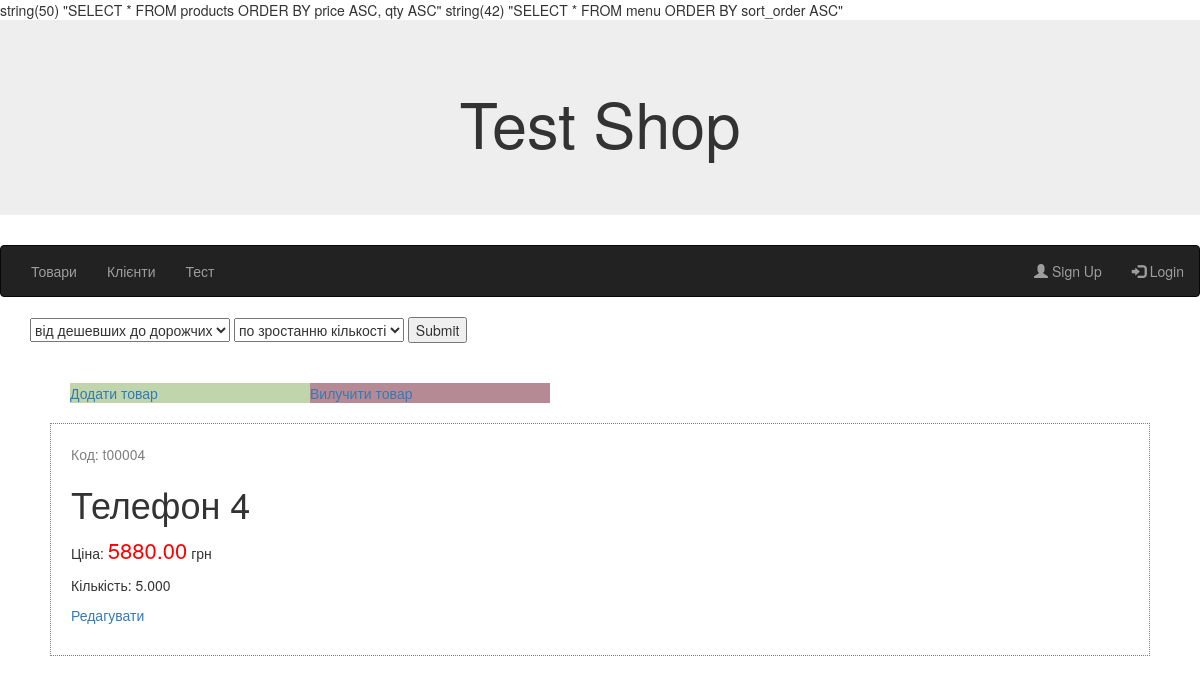
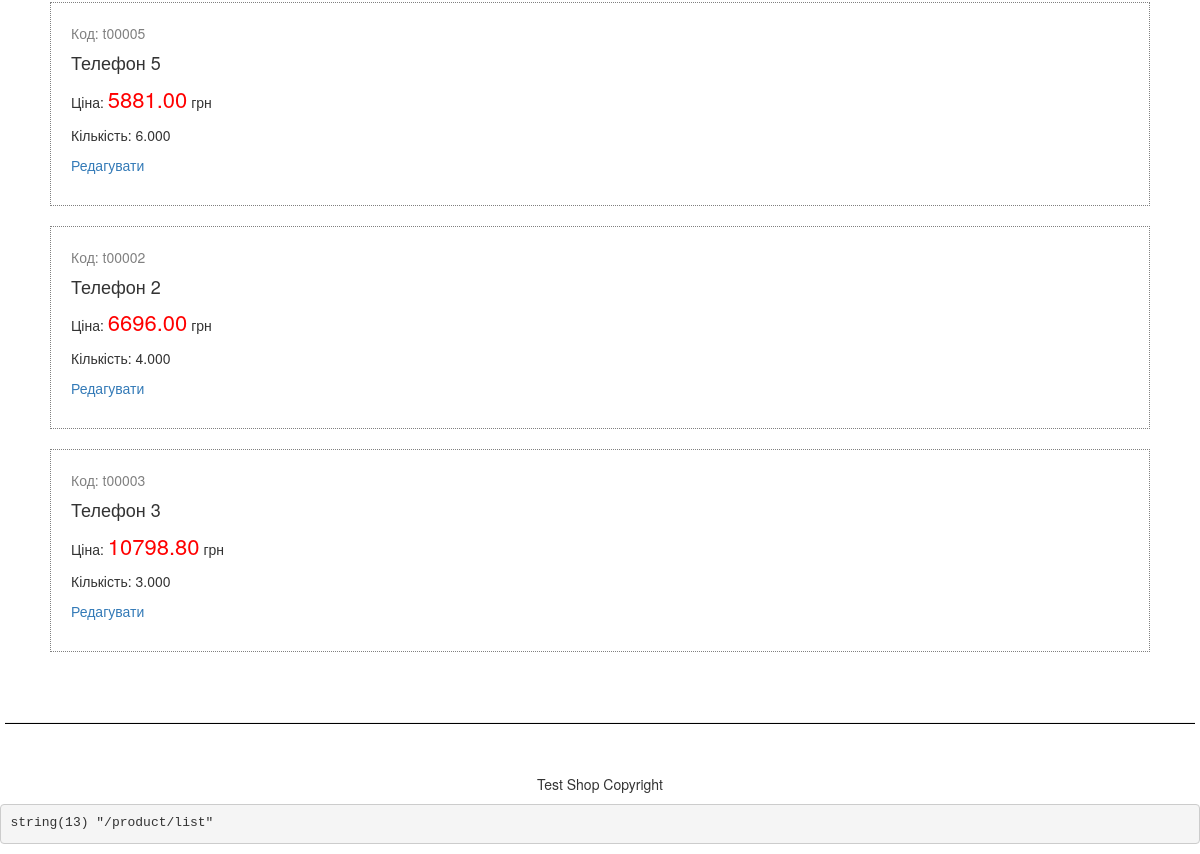
Before: /product/list with the older database file (2 pictures, top to bottom).
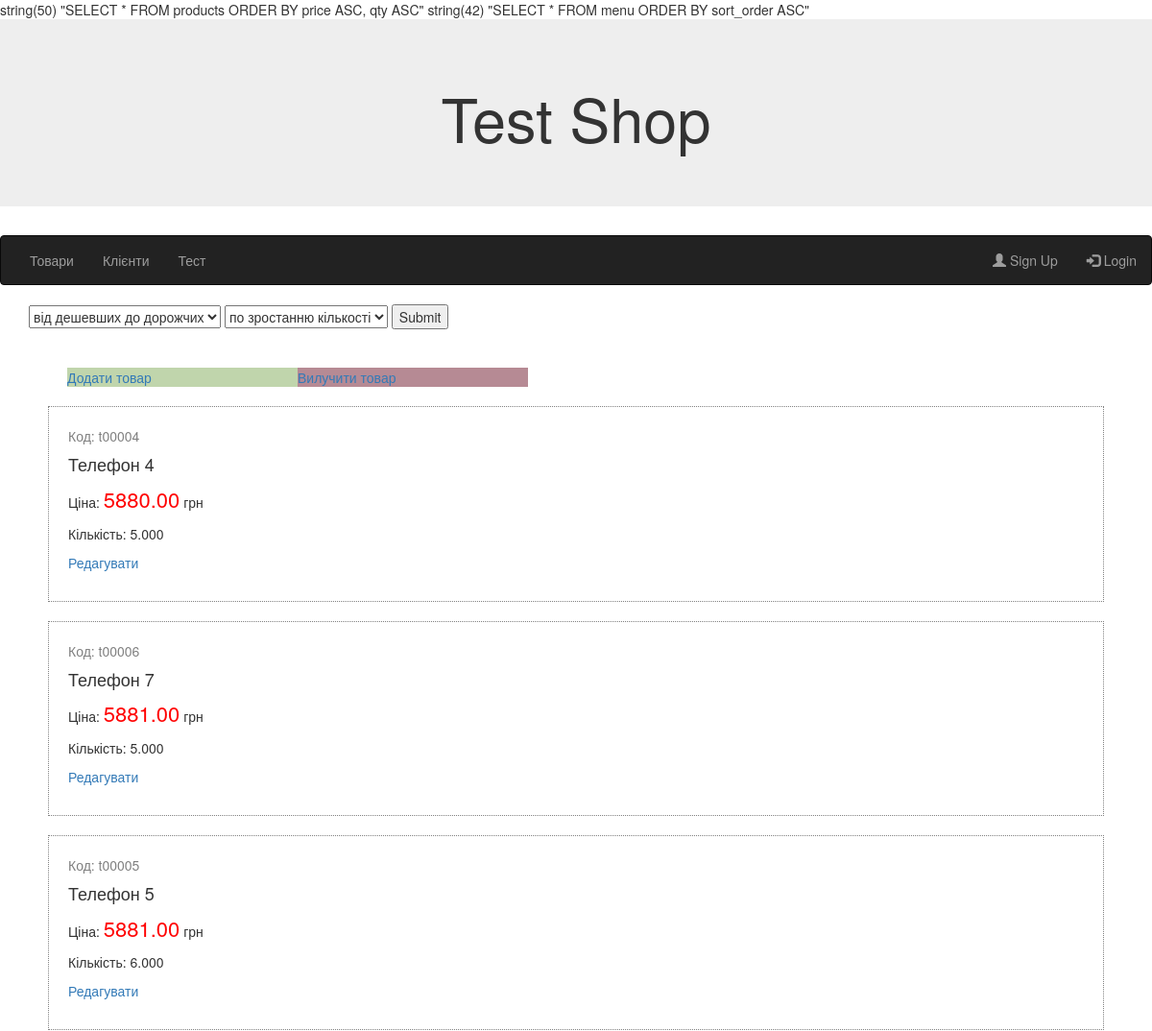
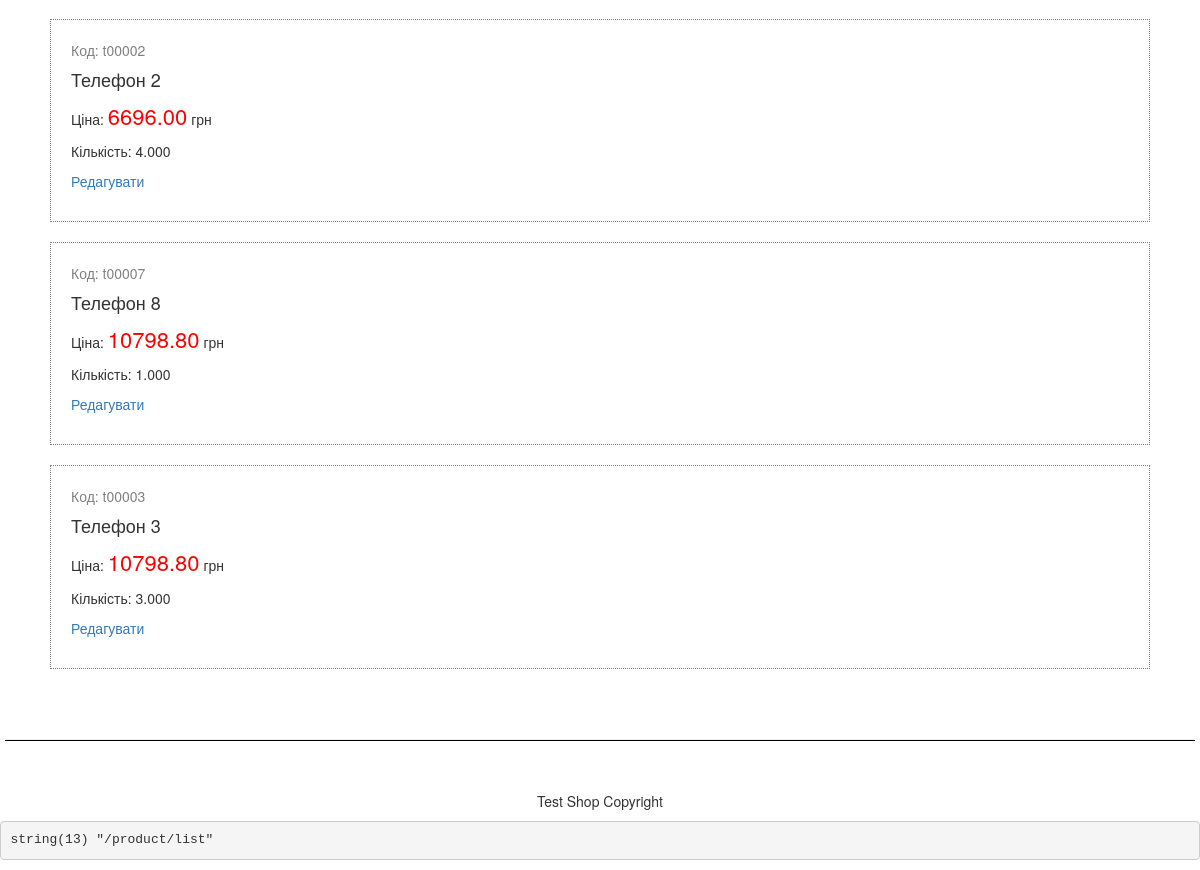
After: the same page with the newer database file (2 pictures, top to bottom).
### tables this page shows
CREATE TABLE `menu` (
  `id` int UNSIGNED NOT NULL,
  `name` varchar(100) NOT NULL,
  `path` varchar(255) NOT NULL,
  `active` tinyint(1) NOT NULL DEFAULT '1',
  `sort_order` smallint DEFAULT NULL
);

CREATE TABLE `products` (
  `id` int UNSIGNED NOT NULL,
  `sku` varchar(30) NOT NULL,
  `name` varchar(255) NOT NULL,
  `price` decimal(12,2) NOT NULL DEFAULT '0.00',
  `qty` decimal(12,3) NOT NULL DEFAULT '0.000',
  `description` mediumtext
);

### app/Core/View.php (called while the page is built, shortened)
<?php
class View
{
    private $data;
    private $viewPath;
    public function __construct(array $data = [], string $viewPath = null)
    {
        $this->data = $data;
        $this->viewPath = $viewPath;
    }
    public static function getViewDir(): string
    {
        return App::getAppDir() . DS . 'views';
    }
    protected function get($key)
    {
        return $this->data[$key];
    }
    public function render(): string
    {
        $path = $this->viewPath;
        if ($path === null) {
            $path = $this->getDefaultPath();
        }
        array_walk($this->data, static function(&$item, $key) {
            if ($item instanceof View) {
                $item = $item->render();
            }
        });
        extract($this->data, EXTR_SKIP);
        include $path;
        return ob_get_clean();
    }
    private function getDefaultPath(): string
    {
        $controllerName = Route::getController();
        $actionName = Route::getAction();
        $path = self::getViewDir() . DS . $controllerName . DS . $actionName . '.php';
        $path404 = self::getViewDir() . DS . 'error' . DS . 'error404.php';
        return file_exists($path) ? $path : $path404;
    }
}

### app/Controllers/ProductController.php (called while the page is built, shortened)
<?php
class ProductController extends Controller
{
    public function listAction(): void
    {
        $products = $this->getModel('Product')
                ->initCollection()
                ->sort($this->getSortParams())
                ->getCollection()
                ->select();
        $this->renderLayout();
    }
    public function getSortParams(): array
    {
        $params = [];
        $sortfirst = filter_input(INPUT_POST, 'sortfirst');
        if ($sortfirst === "price_DESC") {
            $params['price'] = 'DESC';
        } else {
            $params['price'] = 'ASC';
        }
        $sortsecond = filter_input(INPUT_POST, 'sortsecond');
        if ($sortsecond === "qty_DESC") {
            $params['qty'] = 'DESC';
        } else {
            $params['qty'] = 'ASC';
        }
        return $params;
    }
}

### app/Core/App.php (called while the page is built, shortened)
<?php
class App
{
    public static function run(string $path = null): void
    {
        $action = Route::getAction() . 'Action';
        $controller = new $controllerClass();
        $controller->$action();
    }
}

### app/bootstrap.php (called while the page is built, shortened)
<?php
require ROOT . '/app/Autoloader.php';
App::run();

### index.php (called while the page is built, shortened)
<?php
include ROOT . '/app/bootstrap.php';
	var_dump($_SERVER['REQUEST_URI']);

### app/Autoloader.php (called while the page is built, shortened)
<?php
class Autoloader
{
    public static function register(): void
    {
        spl_autoload_register(static function ($class) {
            $file = ROOT . DS . 'app' . DS . str_replace('\\', DS, $class) . '.php';
            if (file_exists($file)) {
                return true;
            }
            return false;
        });
    }
}

### app/Core/DB.php (called while the page is built, shortened)
<?php
class DB
{
    private  static $pdo;
    public function getConnection(): PDO
    {
        if (self::$pdo === null) {
            $dsn = 'mysql:host=' . MYSQL_HOST . ';port=' . MYSQL_PORT . ';dbname=' . DB_NAME . ';charset=utf8';
            $options = [
                PDO::MYSQL_ATTR_INIT_COMMAND => "SET NAMES 'utf8'",
                PDO::ATTR_ERRMODE => PDO::ERRMODE_EXCEPTION,
                PDO::ATTR_EMULATE_PREPARES => false
            ];
            try {
                self::$pdo = new PDO($dsn, DB_USERNAME, DB_PASSWORD, $options);
            } catch (PDOException $e) {
                echo "Connection failed: " . $e->getMessage();
                exit();
            }
        }
        return self::$pdo;
    }
    public function query(string $sql, array $parameters = [])
    {
        $dbh = $this->getConnection();
        $stmt = $dbh->prepare($sql);
        $result = $stmt->execute($parameters);
        if ($result !== false) {
            return $stmt->fetchAll(PDO::FETCH_ASSOC);
        } else {
            return false;
        }
    }
}

### app/Core/Model.php (called while the page is built, shortened)
<?php
abstract class Model implements DbModelInterface
{
    protected string $tableName;
    protected array $columns = [];
    protected string $sql;
    protected array $params = [];
	public function getTableName(): string
	{
		return $this->tableName;
	}
	public function getColumns(): array
	{
		$db = new DB();
		$sql = "show columns from {$this->getTableName()};";
		$results = $db->query($sql);
		foreach ($results as $result) {
			$this->columns[] = $result['Field'];
		}
		return $this->columns;
	}
    public function initCollection()
    {
        $columns = implode(',', $this->getColumns());
        $this->sql = "select $columns from " . $this->getTableName();
        return $this;
    }
    public function sort ($params)
    {
		$this->sql = "SELECT * FROM $this->tableName ORDER BY ";
	     foreach ($params as $column => $sortType) {
			$this->sql .= "$column $sortType, ";
    }
	    $this->sql = rtrim(($this->sql), ', ');
		 var_dump($this->sql);
	    return $this;
    }
    public function getCollection()
    {
        $db = new DB();
        $this->sql .= ";";
        $this->collection = $db->query($this->sql, $this->params);
        return $this;
    }
}

### app/Core/Route.php (called while the page is built, shortened)
<?php
class Route
{
    public static function getBP()
    {
        return self::getBasePath();
    }
    public static function getBasePath()
    {
        $basePath = substr(ROOT, strlen($_SERVER['DOCUMENT_ROOT']));
        return $basePath;
    }
}

### app/views/product/list.php (the view, shortened to what the changed rows need)
<?php
$products =  $this->get('products');
foreach($products as $product)  :
?>
    <div class="product">
        <p class="sku">Код: <?php echo $product['sku']?></p>
        <h4><?php echo $product['name']?></h4>
        <p> Ціна: <span class="price"><?php echo $product['price']?></span> грн</p>
        <p> Кількість: <?php echo $product['qty']?></p>
        <p>
            <?= \Core\Url::getLink('/product/edit', 'Редагувати', array('id'=>$product['id'])); ?>
        </p>
    </div>
<?php endforeach; ?>

### app/views/menu.php (shortened to what the changed rows need)
<nav class="navbar navbar-inverse">
  <div class="container-fluid">
    <ul class="nav navbar-nav">
    <?php
        foreach($this->get('menuCollection') as $item)  :
    ?>
        <li>
            <?= \Core\Url::getLink($item['path'], $item['name']); ?>
        </li>
    <?php endforeach; ?>
    </ul>
  </div>
</nav>

### app/Core/Url.php (shortened to what the changed rows need)
<?php
class Url
{
    public static function getLink(string $path, string $name, array $params = []): string
    {
        if (!empty($params)) {
            $firts_key = array_keys($params)[0];
            foreach ($params as $key => $value) {
                $path .= ($key === $firts_key ? '?' : '&');
                $path .= "$key=$value";
            }
        }
        return '<a href="' . Route::getBP() . $path . '">' . $name . '</a>';
    }
}

Changed rows visible on the page:
changed products "Телефон 4": name " <h1>Телефон 4</h1> " → "Телефон 4" (drawn)
added products: sku "t00006", name "Телефон 7", price "5881.00", qty "5.000"
added products: sku "t00007", name "Телефон 8", price "10798.80", qty "1.000"
